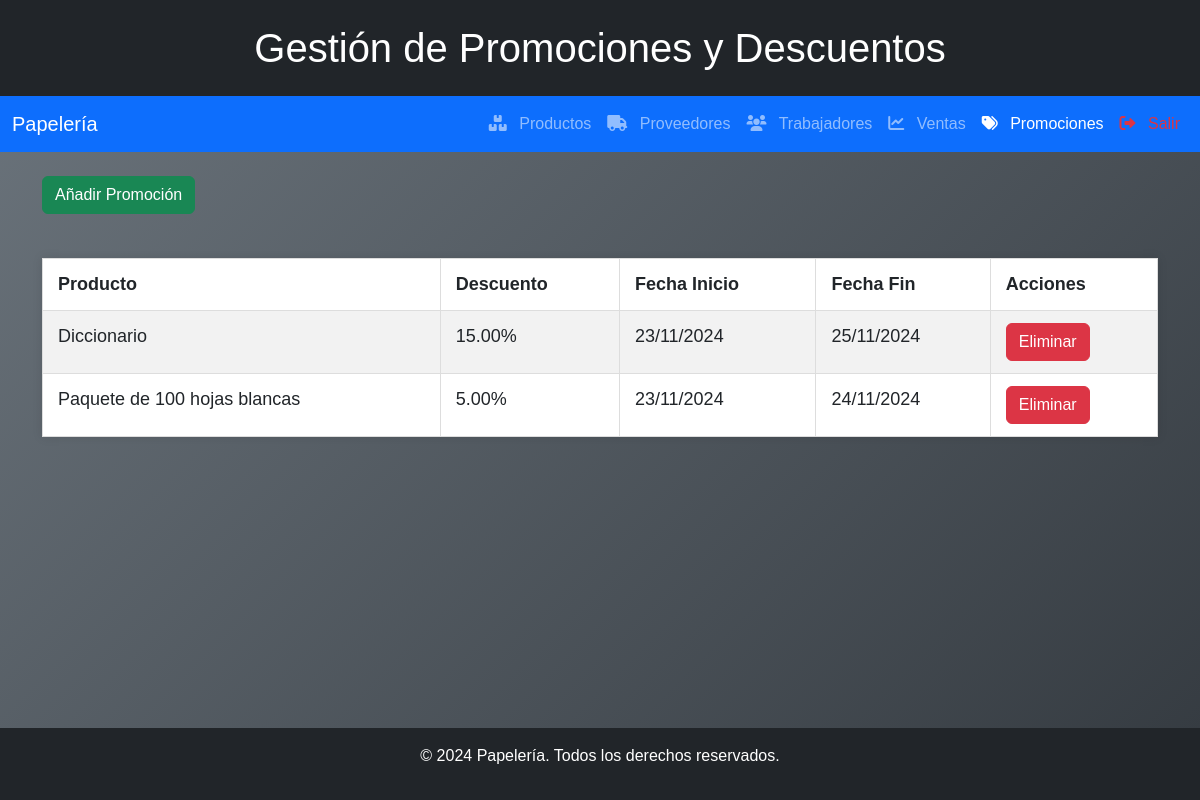
Screenshot of /gestionpromociones.php with the database file from the repository.
### tables this page shows
CREATE TABLE `productos` (
  `id_producto` int(11) NOT NULL,
  `nombre` varchar(255) NOT NULL,
  `descripcion` text DEFAULT NULL,
  `precio` decimal(10,2) NOT NULL,
  `stock` int(11) NOT NULL DEFAULT 0,
  `categoria` varchar(255) NOT NULL,
  `fecha_agregado` datetime DEFAULT current_timestamp(),
  `id_promocion` int(11) DEFAULT NULL
);

CREATE TABLE `promociones` (
  `id_promocion` int(11) NOT NULL,
  `producto_id` int(11) NOT NULL,
  `nombre` varchar(255) NOT NULL,
  `descripcion` text DEFAULT NULL,
  `descuento` decimal(5,2) NOT NULL,
  `fecha_inicio` datetime NOT NULL,
  `fecha_fin` datetime NOT NULL,
  `activo` tinyint(1) DEFAULT 1
);

### gestionpromociones.php (the view, shortened to what this page needs)
<?php
include 'conexion.php';
$sqlPromociones = "SELECT p.nombre AS producto_nombre, pr.descuento, pr.fecha_inicio, pr.fecha_fin, pr.id_promocion
                   FROM promociones pr
                   JOIN productos p ON pr.producto_id = p.id_producto
                   WHERE pr.activo = 1";
$resultPromociones = $conn->query($sqlPromociones);
$promociones = [];
if ($resultPromociones->num_rows > 0) {
    while ($row = $resultPromociones->fetch_assoc()) {
        $promociones[] = $row;
    }
}
?>
<!DOCTYPE html>
<html lang="es">
<head>
    <link rel="stylesheet" href="https://cdn.jsdelivr.net/npm/bootstrap@5.3.0/dist/css/bootstrap.min.css">
    <link rel="stylesheet" href="https://cdnjs.cloudflare.com/ajax/libs/font-awesome/6.0.0-beta3/css/all.min.css">
    <link rel="stylesheet" href="styles.css">
</head>
<body>
    <header class="bg-dark text-white text-center py-4">
        <h1>Gestión de Promociones y Descuentos</h1>
    </header>
    <nav class="navbar navbar-expand-lg navbar-dark bg-primary">
        <div class="container-fluid">
            <a class="navbar-brand" href="administrador.php">Papelería</a>
            <div class="collapse navbar-collapse" id="navbarNav">
                <ul class="navbar-nav ms-auto">
                    <li class="nav-item"><a class="nav-link" href="gestionproductos.php"><i class="fas fa-boxes"></i> Productos</a></li>
                    <li class="nav-item"><a class="nav-link" href="gestionproveedores.php"><i class="fas fa-truck"></i> Proveedores</a></li>
                    <li class="nav-item"><a class="nav-link" href="gestiontrabajadores.php"><i class="fas fa-users"></i> Trabajadores</a></li>
                    <li class="nav-item"><a class="nav-link" href="gestioncajas.php"><i class="fas fa-chart-line"></i> Ventas</a></li>
                    <li class="nav-item"><a class="nav-link active" href="gestionpromociones.php"><i class="fas fa-tags"></i> Promociones</a></li>
                    <li class="nav-item"><a class="nav-link text-danger" href="logout.php"><i class="fas fa-sign-out-alt"></i> Salir</a></li>
                </ul>
            </div>
        </div>
    </nav>
    <div class="container mt-4">
        <button class="btn btn-success mb-4" onclick="mostrarFormulario()">Añadir Promoción</button>
        <table class="table table-bordered table-striped">
            <thead>
                <tr>
                    <th>Producto</th>
                    <th>Descuento</th>
                    <th>Fecha Inicio</th>
                    <th>Fecha Fin</th>
                    <th>Acciones</th>
                </tr>
            </thead>
            <tbody id="tabla-promociones">
    <?php foreach ($promociones as $promocion): ?>
        <tr data-id="<?php echo $promocion['id_promocion']; ?>">
            <td><?php echo htmlspecialchars($promocion['producto_nombre']); ?></td>
            <td><?php echo htmlspecialchars($promocion['descuento']); ?>%</td>
            <td><?php echo htmlspecialchars(date('d/m/Y', strtotime($promocion['fecha_inicio']))); ?></td>
            <td><?php echo htmlspecialchars(date('d/m/Y', strtotime($promocion['fecha_fin']))); ?></td>
            <td>
                <button class="btn btn-danger" onclick="eliminarPromocion(this)">Eliminar</button>
            </td>
        </tr>
    <?php endforeach; ?>
</tbody>
        </table>
    </div>
    <footer class="bg-dark text-white text-center py-3">
        <p>&copy; 2024 Papelería. Todos los derechos reservados.</p>
    </footer>
</body>
</html>

### styles.css (style rules this page uses)
html, body { height: 100%; margin: 0; padding: 0; font-family: Arial, sans-serif; background: linear-gradient(135deg, #6c757d, #343a40); background-size: cover; display: flex; flex-direction: column; }
header { background-color: #4CAF50; color: white; text-align: center; padding: 1em; }
h1, h3 { margin: 0; }
p { text-align: center; }
.table { width: 100%; border-collapse: collapse; margin: 20px 0; font-size: 18px; text-align: left; background-color: white; box-shadow: 0 0 10px rgba(0, 0, 0, 0.1); }
.table th, .table td { padding: 12px 15px; border: 1px solid #ddd; }
.table thead { background-color: #4CAF50; color: white; }
.table tbody tr:nth-child(even) { background-color: #f2f2f2; }
footer { text-align: center; padding: 1em; background-color: #4CAF50; color: white; position: relative; width: 100%; bottom: 0; margin-top: auto; }
.fas { margin-right: 8px; }

### gestionpromociones.php (style rules this page uses)
html, body { height: 100%; margin: 0; display: flex; flex-direction: column; }
.container { flex: 1; }
footer { margin-top: auto; }

### rows the page displays
productos: nombre "Diccionario", id_promocion.descuento "15.00", id_promocion.fecha_inicio "23/11/2024", id_promocion.fecha_fin "25/11/2024"
productos: nombre "Paquete de 100 hojas blancas", id_promocion.descuento "5.00", id_promocion.fecha_inicio "23/11/2024", id_promocion.fecha_fin "24/11/2024"
